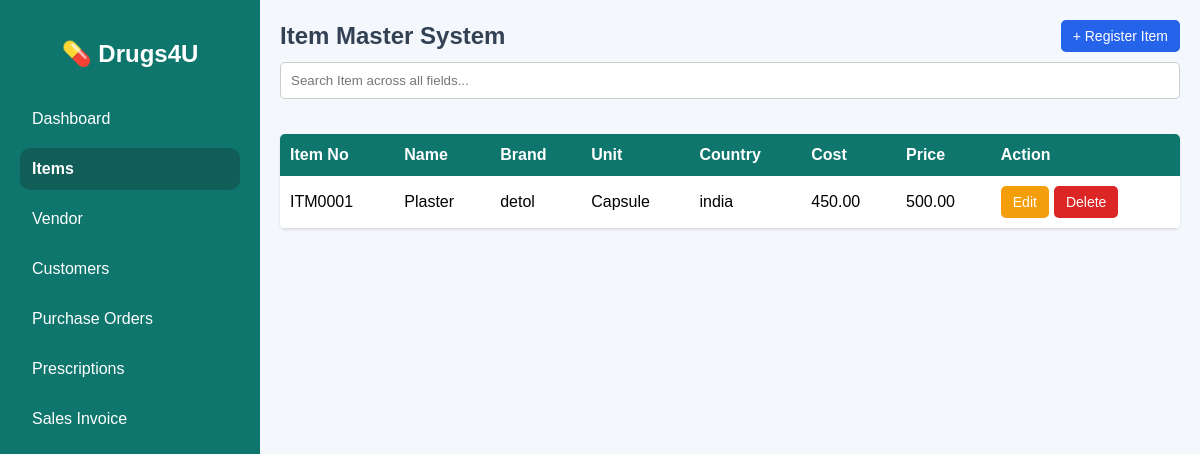
The page /item.php on the database as committed earlier.
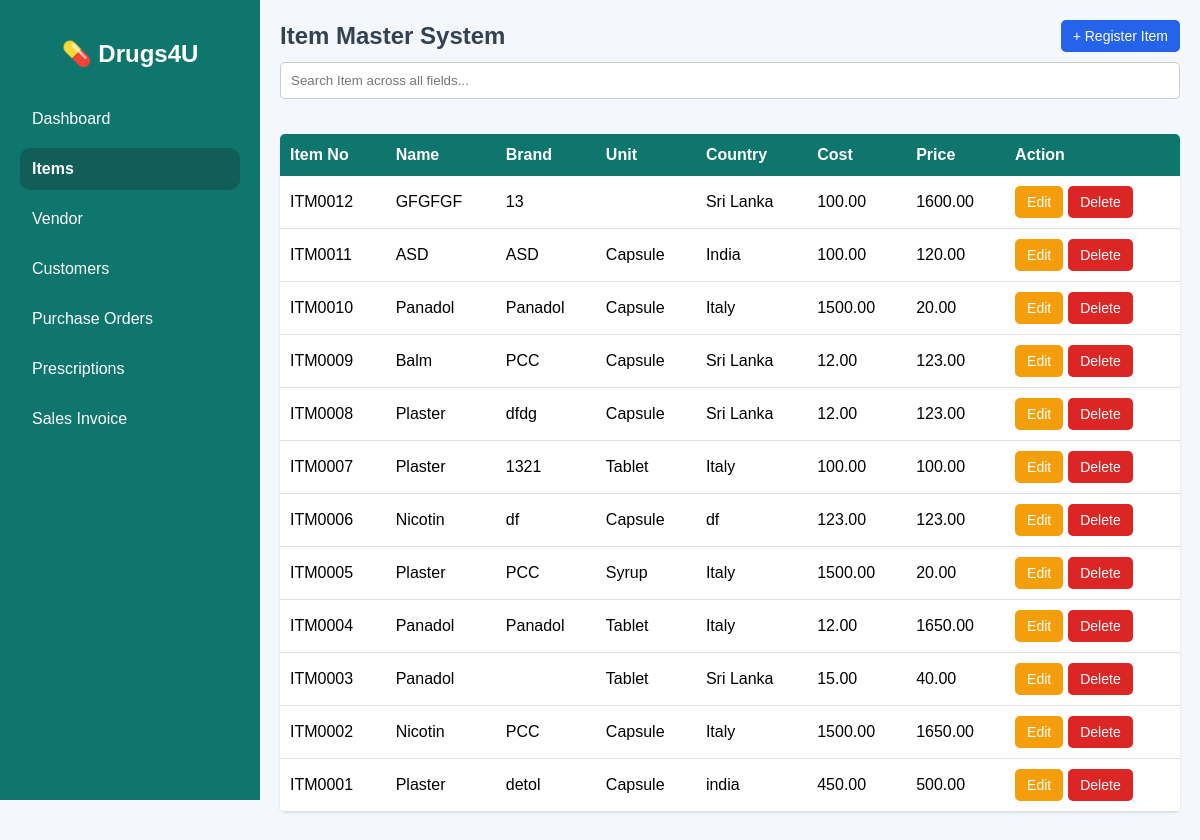
The same page on the database as committed later.
### tables this page shows
CREATE TABLE `item_master` (
  `item_no` varchar(10) NOT NULL,
  `item_name` varchar(100) DEFAULT NULL,
  `description` text DEFAULT NULL,
  `brand` varchar(100) DEFAULT NULL,
  `unit_measurement` varchar(50) DEFAULT NULL,
  `manufacturer_country` varchar(100) DEFAULT NULL,
  `pack_size` int(11) DEFAULT NULL,
  `unit_cost` decimal(10,2) DEFAULT NULL,
  `unit_price` decimal(10,2) DEFAULT NULL,
  `stock_qty` int(11) DEFAULT 0
);

### item.php (the view, shortened to what this page needs)
<?php
include 'connection.php';
function runQuery($conn, $sql){
    $result = mysqli_query($conn, $sql);
    return $result;
}
$search = isset($_GET['search']) ? mysqli_real_escape_string($conn, $_GET['search']) : "";
$query_str = "SELECT * FROM item_master";
$query_str .= " ORDER BY item_no DESC";
$items = runQuery($conn, $query_str);
?>
<!DOCTYPE html>
<html lang="en">
<head>
</head>
<body>
<div class="wrapper">
    <div class="sidebar">
        <h2>💊 Drugs4U</h2>
        <a href="dashboard.php">Dashboard</a>
        <a href="item.php" class="active">Items</a>
        <a href="vendor.php">Vendor</a>
        <a href="customer_list.php">Customers</a>
        <a href="purchase_order.php">Purchase Orders</a>
        <a href="prescription_list.php">Prescriptions</a>
        <a href="sales_invoice.php">Sales Invoice</a>
    </div>
    <div class="main-content">
        <div class="top-bar">
            <h2>Item Master System</h2>
            <div class="action-buttons">
                <button class="po-btn" onclick="openItemPopup()">+ Register Item</button>
            </div>
        </div>
        <div class="filter-bar">
            <form method="GET" id="searchForm" style="width: 100%;">
                <input type="text" name="search" id="searchBox" placeholder="Search Item across all fields..." value="<?php echo htmlspecialchars($search); ?>">
            </form>
        </div>
        <div class="container">
            <div class="table-responsive">
                <table id="itemTable">
                    <tr>
                        <th>Item No</th>
                        <th>Name</th>
                        <th>Brand</th>
                        <th>Unit</th>
                        <th>Country</th>
                        <th>Cost</th>
                        <th>Price</th>
                        <th>Action</th>
                    </tr>
                    <?php while($row = mysqli_fetch_assoc($items)){ ?>
                    <tr>
                        <td><?= htmlspecialchars($row['item_no']) ?></td>
                        <td><?= htmlspecialchars($row['item_name']) ?></td>
                        <td><?= htmlspecialchars($row['brand']) ?></td>
                        <td><?= htmlspecialchars($row['unit_measurement']) ?></td>
                        <td><?= htmlspecialchars($row['manufacturer_country']) ?></td>
                        <td><?= htmlspecialchars($row['unit_cost']) ?></td>
                        <td><?= htmlspecialchars($row['unit_price']) ?></td>
                        <td>
                            <div class="action-cell">
                                <a href="?edit=<?= urlencode($row['item_no']) ?>"><button class="edit-btn">Edit</button></a>
                                <a href="?delete=<?= urlencode($row['item_no']) ?>" onclick="return confirm('Delete item master data permanently?')"><button class="del-btn">Delete</button></a>
                            </div>
                        </td>
                    </tr>
                    <?php } ?>
                </table>
            </div>
        </div>
    </div>
</div>
</body>
</html>

### item.php (style rules this page uses)
body { font-family: Arial, sans-serif; background: #f4f7fb; margin: 0; }
.sidebar a.active { background: #115e59; font-weight: bold; }
.wrapper { display: flex; flex-direction: row; }
.sidebar { width: 260px; background: #0f766e; color: #fff; height: 100vh; position: fixed; padding: 20px; box-sizing: border-box; overflow-y: auto; z-index: 100; }
.sidebar h2 { text-align: center; margin-bottom: 30px; }
.sidebar a { display: block; color: #fff; text-decoration: none; padding: 12px; margin-bottom: 8px; border-radius: 10px; }
.main-content { margin-left: 260px; width: calc(100% - 260px); box-sizing: border-box; }
.container { padding: 20px; }
.top-bar { padding: 20px 20px 5px 20px; display: flex; flex-wrap: wrap; justify-content: space-between; align-items: center; gap: 15px; }
.top-bar h2 { margin: 0; color: #334155; }
.action-buttons { display: flex; gap: 10px; }
.filter-bar { padding: 5px 20px 15px 20px; display: flex; flex-wrap: wrap; gap: 8px; }
#searchBox { width: 100%; padding: 10px; border-radius: 5px; border: 1px solid #ccc; box-sizing: border-box; }
button, .btn-link { padding: 8px 12px; border: none; border-radius: 5px; cursor: pointer; font-size: 14px; text-decoration: none; display: inline-block; }
.po-btn { background:#2563eb; color:#fff; }
.edit-btn { background:#f59e0b; color:#fff; }
.del-btn { background:#dc2626; color:#fff; }
.table-responsive { width: 100%; overflow-x: auto; background: #fff; border-radius: 5px; box-shadow: 0 1px 3px rgba(0,0,0,0.1); margin-bottom: 20px; }
table { width: 100%; border-collapse: collapse; min-width: 600px; }
th { background: #0f766e; color: #fff; padding: 12px 10px; text-align: left; }
td { padding: 10px; border-bottom: 1px solid #ddd; }
input, select, textarea { width: 100%; padding: 8px; box-sizing: border-box; border: 1px solid #ccc; border-radius: 4px; }
.action-cell { display: flex; gap: 5px; flex-wrap: wrap; }

Rows that differ between the two databases and show on the page:
added item_master: item_no "ITM0012", item_name "GFGFGF", brand "13", manufacturer_country "Sri Lanka", unit_cost "100.00", unit_price "1600.00"
added item_master: item_no "ITM0011", item_name "ASD", brand "ASD", unit_measurement "Capsule", manufacturer_country "India", unit_cost "100.00", unit_price "120.00"
added item_master: item_no "ITM0010", item_name "Panadol", brand "Panadol", unit_measurement "Capsule", manufacturer_country "Italy", unit_cost "1500.00", unit_price "20.00"
added item_master: item_no "ITM0009", item_name "Balm", brand "PCC", unit_measurement "Capsule", manufacturer_country "Sri Lanka", unit_cost "12.00", unit_price "123.00"
added item_master: item_no "ITM0008", item_name "Plaster", brand "dfdg", unit_measurement "Capsule", manufacturer_country "Sri Lanka", unit_cost "12.00", unit_price "123.00"
added item_master: item_no "ITM0007", item_name "Plaster", brand "1321", unit_measurement "Tablet", manufacturer_country "Italy", unit_cost "100.00", unit_price "100.00"
added item_master: item_no "ITM0006", item_name "Nicotin", brand "df", unit_measurement "Capsule", manufacturer_country "df", unit_cost "123.00", unit_price "123.00"
added item_master: item_no "ITM0005", item_name "Plaster", brand "PCC", unit_measurement "Syrup", manufacturer_country "Italy", unit_cost "1500.00", unit_price "20.00"
added item_master: item_no "ITM0004", item_name "Panadol", brand "Panadol", unit_measurement "Tablet", manufacturer_country "Italy", unit_cost "12.00", unit_price "1650.00"
added item_master: item_no "ITM0003", item_name "Panadol", unit_measurement "Tablet", manufacturer_country "Sri Lanka", unit_cost "15.00", unit_price "40.00"
added item_master: item_no "ITM0002", item_name "Nicotin", brand "PCC", unit_measurement "Capsule", manufacturer_country "Italy", unit_cost "1500.00", unit_price "1650.00"
